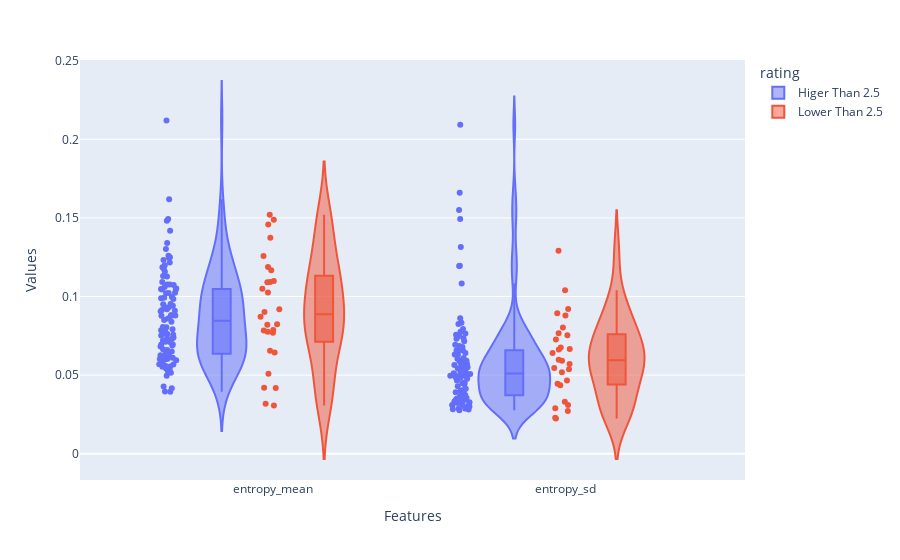

The cell this chart's notebook holds for it:
### Code cell
fig = px.violin(df_predictive.loc[df_predictive['Features'].isin(['entropy_mean', 'entropy_sd']),:], y="Values", x="Features", color="rating", box=True, points="all")
fig.show()

### Figure 1 — Plotly figure (JSON) as saved in the notebook; plotly's stock layout.template omitted (floating-point values rounded to 4 significant figures; data arrays with more than 128 entries replaced by an {"elided": "..."} marker saying what was removed)
{"data": [{"alignmentgroup": "True", "box": {"visible": true}, "hovertemplate": "rating=Higer Than 2.5<br>Features=%{x}<br>Values=%{y}<extra></extra>", "legendgroup": "Higer Than 2.5", "marker": {"color": "#636efa"}, "name": "Higer Than 2.5", "offsetgroup": "Higer Than 2.5", "orientation": "v", "points": "all", "scalegroup": "True", "showlegend": true, "type": "violin", "x": {"elided": "196 str values"}, "x0": " ", "xaxis": "x", "y": {"elided": "196 float values"}, "y0": " ", "yaxis": "y"}, {"alignmentgroup": "True", "box": {"visible": true}, "hovertemplate": "rating=Lower Than 2.5<br>Features=%{x}<br>Values=%{y}<extra></extra>", "legendgroup": "Lower Than 2.5", "marker": {"color": "#EF553B"}, "name": "Lower Than 2.5", "offsetgroup": "Lower Than 2.5", "orientation": "v", "points": "all", "scalegroup": "True", "showlegend": true, "type": "violin", "x": ["entropy_mean", "entropy_mean", "entropy_mean", "entropy_mean", "entropy_mean", "entropy_mean", "entropy_mean", "entropy_mean", "entropy_mean", "entropy_mean", "entropy_mean", "entropy_mean", "entropy_mean", "entropy_mean", "entropy_mean", "entropy_mean", "entropy_mean", "entropy_mean", "entropy_mean", "entropy_mean", "entropy_mean", "entropy_mean", "entropy_mean", "entropy_mean", "entropy_mean", "entropy_mean", "entropy_mean", "entropy_mean", "entropy_sd", "entropy_sd", "entropy_sd", "entropy_sd", "entropy_sd", "entropy_sd", "entropy_sd", "entropy_sd", "entropy_sd", "entropy_sd", "entropy_sd", "entropy_sd", "entropy_sd", "entropy_sd", "entropy_sd", "entropy_sd", "entropy_sd", "entropy_sd", "entropy_sd", "entropy_sd", "entropy_sd", "entropy_sd", "entropy_sd", "entropy_sd", "entropy_sd", "entropy_sd", "entropy_sd", "entropy_sd"], "x0": " ", "xaxis": "x", "y": [0.09195, 0.1098, 0.03065, 0.07873, 0.1026, 0.152, 0.1374, 0.1091, 0.08201, 0.1189, 0.1489, 0.06438, 0.04205, 0.1458, 0.08717, 0.1258, 0.07757, 0.07689, 0.05092, 0.08229, 0.1168, 0.03184, 0.105, 0.1092, 0.09024, 0.07832, 0.04178, 0.06557, 0.04451, 0.07545, 0.02246, 0.05376, 0.04661, 0.104, 0.08025, 0.07275, 0.06407, 0.08788, 0.09204, 0.03105, 0.03306, 0.08939, 0.06624, 0.06657, 0.05973, 0.05915, 0.02294, 0.04363, 0.05452, 0.02726, 0.06764, 0.0519, 0.1291, 0.07669, 0.02891, 0.05711], "y0": " ", "yaxis": "y"}], "layout": {"legend": {"title": {"text": "rating"}, "tracegroupgap": 0}, "margin": {"t": 60}, "violinmode": "group", "xaxis": {"anchor": "y", "domain": [0, 1], "title": {"text": "Features"}}, "yaxis": {"anchor": "x", "domain": [0, 1], "title": {"text": "Values"}}}}
